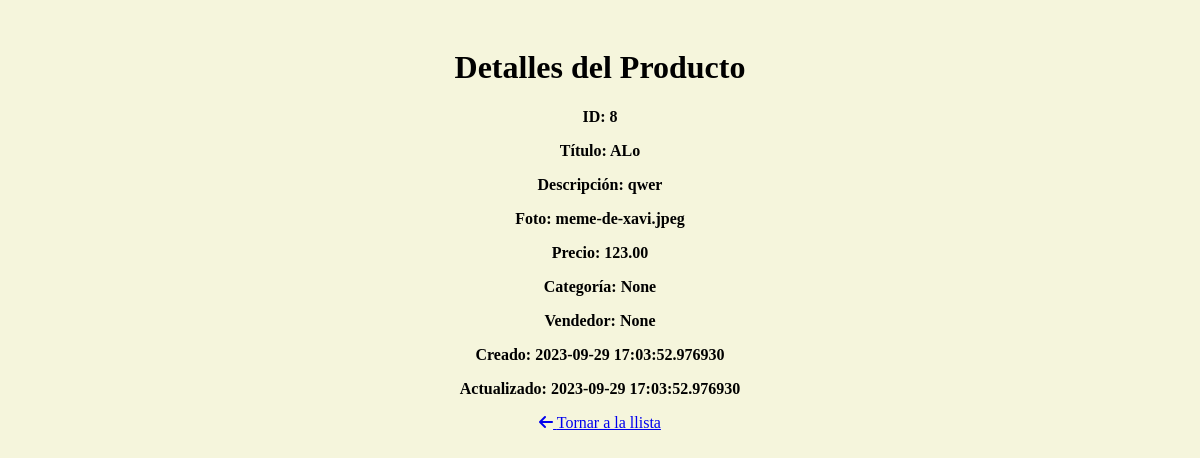
Before: /products/read/8 with the older database file.
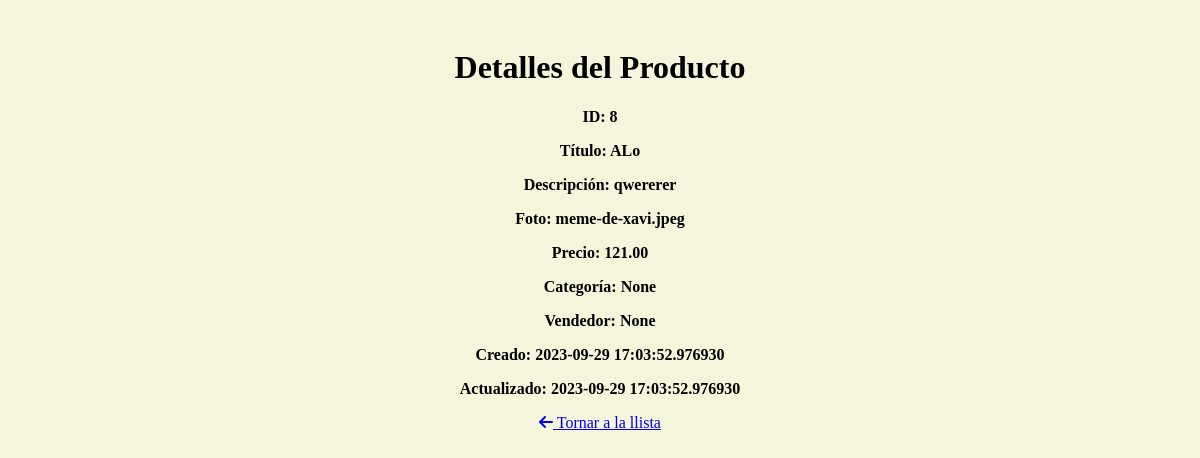
After: the same page with the newer database file.
### models.py (models this page shows)
class Product(db.Model):
    __tablename__ = "products"
    id = db.Column(db.Integer, primary_key=True, autoincrement=True)
    title = db.Column(db.Text, nullable=False)
    description = db.Column(db.Text, nullable=False)
    photo = db.Column(db.Text, nullable=False)
    price = db.Column(db.Numeric(10, 2), nullable=False)
    category_id = db.Column(db.Integer, db.ForeignKey("categories.id"), nullable=False)
    seller_id = db.Column(db.Integer, db.ForeignKey("users.id"), nullable=False)
    created = db.Column(db.DateTime, default=now)
    updated = db.Column(db.DateTime, default=now)

### routes_main.py (the view)
@main_bp.route("/products/read/<int:product_id>")
def ver_producte(product_id):
    producte = db.session.query(Product).filter(Product.id == product_id).one()
    return render_template("products/read.html", producte=producte)

### templates/products/read.html (shortened to what this page needs)
<!DOCTYPE html>
<html lang="en">
<head>
    <link rel="stylesheet" href="{{url_for('static', filename='llista.css')}}">
</head>
<body>
    <h1>Detalles del Producto</h1>
    <div>
        <p>ID: {{producte.id}}</p>
        <p>Título: {{producte.title}}</p>
        <p>Descripción: {{producte.description}}</p>
        <p>Foto: {{producte.photo}}</p>
        <p>Precio: {{producte.price}}</p>
        <p>Categoría: {{producte.category_id}}</p>
        <p>Vendedor: {{producte.seller_id}}</p>
        <p>Creado: {{producte.created}}</p>
        <p>Actualizado: {{producte.updated}}</p>
    </div>
    <a href="/list"><i class="fas fa-arrow-left"></i> Tornar a la llista</a>
</body>
</html>

Changed rows visible on the page:
changed Product "ALo": description "qwer" → "qwererer"; price "123.00" → "121.00"
